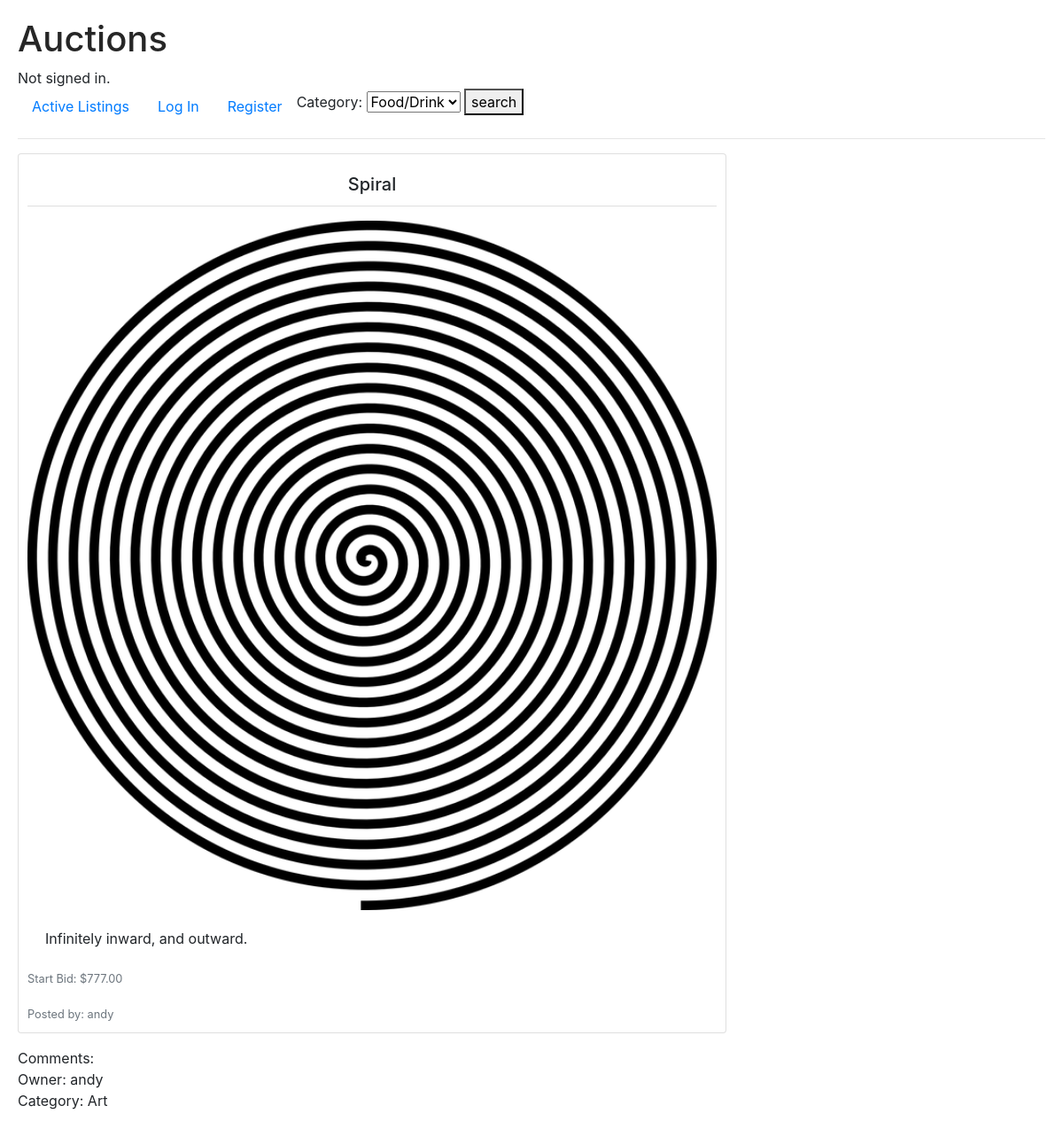
/listing/2, run on an earlier commit of the app's database.
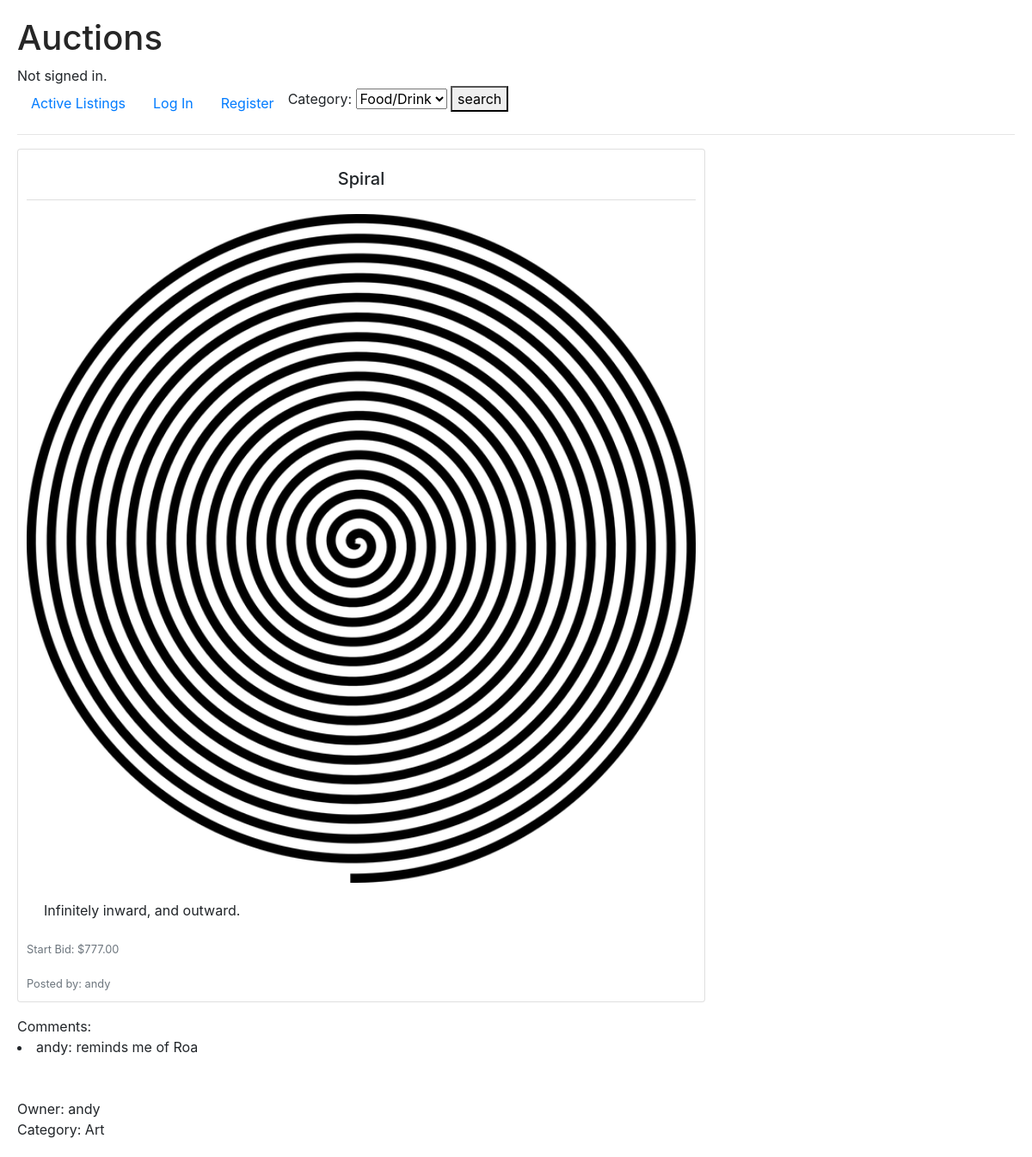
And on a later commit of the database.
### auctions/models.py (models this page shows, shortened)
class Comments(models.Model):
    listing = models.ForeignKey(Listing, on_delete=models.CASCADE, related_name='comments')
    text = models.CharField(max_length=200)
    user = models.ForeignKey(User, on_delete=models.CASCADE)

class User(AbstractUser):
    listings = models.ManyToManyField(Listing, blank=True, related_name="owner")
    watchlist = models.ManyToManyField(Listing, blank=True, related_name="watchers")
    def __str__(self):
        return f"{self.username}"

### auctions/views.py (the view)
# urls.py: path("listing/<int:id>", views.listing, name="listing"),
def listing(request, id):
    listing = Listing.objects.get(pk=id)
    comments = Comments.objects.filter(listing=listing)
    owner = get_object_or_404(User, id=listing.owner.first().id)
    test = messages.get_messages(request)
    latest_bid = listing.bids.last()
    latest_bidder = latest_bid.user if latest_bid else None
    logged_in = request.user
    if request.method == 'POST':
        user_input = CommentForm(request.POST)
        if user_input.is_valid():
            new_comment = Comments(
                listing=listing,
                user=request.user,
                text=user_input.cleaned_data["comment"]
            )
            new_comment.save()
            comments = Comments.objects.filter(listing=listing)
        return render(request, 'auctions/listing.html',
        {"id": listing.id,
         "title": listing.title,
         "image": listing.image.url,
         "description": listing.description,
         "start_bid": listing.start_bid,
         "comments": comments,
         "owner": owner,
         "category": listing.category,
         "messages": test,
         "bidder":latest_bidder,
         "bid":latest_bid,
         "logged_in":logged_in,
         "categories":categories,
         "listing":listing})
    else:
        return render(request, 'auctions/listing.html',
        {"id": listing.id,
         "title": listing.title,
         "image": listing.image.url,
         "description": listing.description,
         "start_bid": listing.start_bid,
         "comments": comments,
         "owner": owner,
         "category": listing.category,
         "messages": test,
         "bidder":latest_bidder,
         "bid":latest_bid,
         "logged_in":logged_in,
         "categories":categories,
         "listing":listing})

### auctions/templates/auctions/listing.html (shortened to what this page needs)
{% extends "auctions/layout.html" %}
{% block body %}
    <div class="card col-mb-3 mb-3" style="max-width: 50rem">
        <h5 class="card-title card-header bg-transparent secondary-text-emphasis text-center mb-3">{{ title }} </h5>
        <img src="{{ image }}" class="rounded-start" alt="{{ title }}">
        <div class="card-body">
        <p class="card-text">{{ description }}</p>
        </div>
        <p class="card-text"><small class="text-muted">Start Bid: ${{ start_bid }}</small></p>
        <p class="card-text"><small class="text-muted">Posted by: {{ owner }}</small></p>
    </div>
Comments:
{% for comment in comments %}
    <li> {{ comment.user }}: {{ comment.text }}</li>
    <br>
{% endfor %}
<br>
Owner: {{ owner.username }}
<br>
Category: {{ category }}
{% endblock %}

What changed in the data, as far as the page shows it:
added Comments: user "andy", text "reminds me of Roa"
